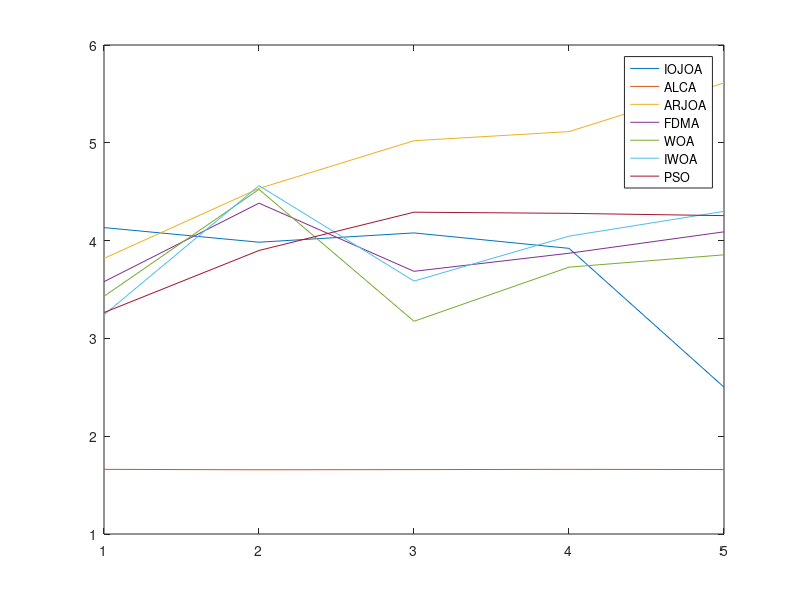

This figure's MATLAB source:
% keep DL _ 10 UEs
M_ul = 1:5;
ALCA = [1.660962748175737;1.656735973339789;1.658528298463315;1.660962748175737;1.659112657567086];
ARJOA = [3.818291671799745;4.533360697432457;5.0214432917133399;5.114432917133399;5.612595238967896];
IOJOA = [4.132956395074537;3.983553789505034;4.078665969436194;3.920817289293067;2.501398448320871];
WOA = [3.430497604477199;4.523910432305113;3.175092147820954;3.728619045971936;3.854585333903394];
PSO = [3.264419597787696;3.899010405656160;4.290522164572884;4.278667360511009;4.255403584187859];
IWOA = [3.241856355760449;4.561734383413174;3.586298480725976;4.045544620885518;4.299229955604434];
FDMA = [3.579789646180109;4.382705932604906;3.685904963854620;3.870796093917854;4.089662207412789];

figure
plot(M_ul, IOJOA);
hold on
plot(M_ul, ALCA);
hold on
plot(M_ul, ARJOA);
hold on 
plot(M_ul, FDMA)
hold on 
plot(M_ul, WOA)
hold on
plot(M_ul, IWOA)
hold on
plot(M_ul, PSO)

legend('IOJOA', 'ALCA', 'ARJOA', 'FDMA', 'WOA', 'IWOA', 'PSO')
